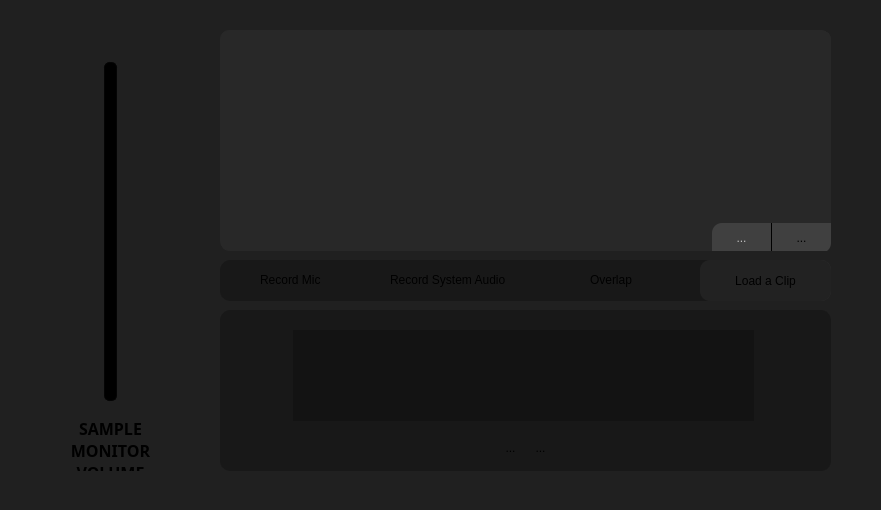
<?xml version="1.0" encoding="UTF-8"?>
<ui version="4.0">
 <class>SoundboardMenu</class>
 <widget class="QWidget" name="SoundboardMenu">
  <property name="geometry">
   <rect>
    <x>0</x>
    <y>0</y>
    <width>881</width>
    <height>510</height>
   </rect>
  </property>
  <property name="windowTitle">
   <string>Form</string>
  </property>
  <property name="styleSheet">
   <string notr="true">background: #202020;
font-family: &quot;Cascadia Code&quot;;
border: 0px;</string>
  </property>
  <widget class="QGroupBox" name="monitor">
   <property name="geometry">
    <rect>
     <x>40</x>
     <y>30</y>
     <width>141</width>
     <height>441</height>
    </rect>
   </property>
   <property name="styleSheet">
    <string notr="true"/>
   </property>
   <property name="title">
    <string/>
   </property>
   <widget class="QFrame" name="grooveOn">
    <property name="geometry">
     <rect>
      <x>10</x>
      <y>30</y>
      <width>121</width>
      <height>343</height>
     </rect>
    </property>
    <property name="styleSheet">
     <string notr="true">background-image: url(:/icons/sliderGrooveOn.png);</string>
    </property>
    <property name="frameShape">
     <enum>QFrame::StyledPanel</enum>
    </property>
    <property name="frameShadow">
     <enum>QFrame::Raised</enum>
    </property>
   </widget>
   <widget class="QFrame" name="grooveOff">
    <property name="geometry">
     <rect>
      <x>10</x>
      <y>30</y>
      <width>121</width>
      <height>343</height>
     </rect>
    </property>
    <property name="styleSheet">
     <string notr="true">background-image: url(:/icons/sliderGrooveOff.png);</string>
    </property>
    <property name="frameShape">
     <enum>QFrame::StyledPanel</enum>
    </property>
    <property name="frameShadow">
     <enum>QFrame::Raised</enum>
    </property>
   </widget>
   <widget class="QSlider" name="slider">
    <property name="geometry">
     <rect>
      <x>50</x>
      <y>0</y>
      <width>41</width>
      <height>403</height>
     </rect>
    </property>
    <property name="styleSheet">
     <string notr="true">QSlider { background: transparent; }

QSlider::groove:vertical {
	border: 1px solid #050505;
	border-radius: 5px;
	background-color: #000000;
	width: 11px;
	margin: 32px 32px;
}

QSlider::handle:vertical {
	image: url(:/icons/slider.png);
	height: -32px;
	margin: -32px -32px;
}
</string>
    </property>
    <property name="maximum">
     <number>100</number>
    </property>
    <property name="value">
     <number>0</number>
    </property>
    <property name="orientation">
     <enum>Qt::Vertical</enum>
    </property>
   </widget>
   <widget class="QLabel" name="label">
    <property name="geometry">
     <rect>
      <x>0</x>
      <y>390</y>
      <width>141</width>
      <height>61</height>
     </rect>
    </property>
    <property name="font">
     <font>
      <family>Cascadia Code</family>
      <pointsize>12</pointsize>
      <bold>true</bold>
     </font>
    </property>
    <property name="toolTip">
     <string>&lt;html&gt;&lt;head/&gt;&lt;body&gt;&lt;p&gt;Listen to your soundboard clips&lt;/p&gt;&lt;/body&gt;&lt;/html&gt;</string>
    </property>
    <property name="styleSheet">
     <string notr="true">background: transparent;</string>
    </property>
    <property name="text">
     <string>SAMPLE MONITOR VOLUME</string>
    </property>
    <property name="alignment">
     <set>Qt::AlignCenter</set>
    </property>
    <property name="wordWrap">
     <bool>true</bool>
    </property>
   </widget>
  </widget>
  <widget class="QGroupBox" name="hotkeys">
   <property name="geometry">
    <rect>
     <x>220</x>
     <y>30</y>
     <width>611</width>
     <height>221</height>
    </rect>
   </property>
   <property name="styleSheet">
    <string notr="true">QGroupBox {
	border: 1px solid #282828;
	border-radius: 10px;
	background: #282828;
	outline: 0;
}</string>
   </property>
   <property name="title">
    <string/>
   </property>
   <widget class="QListWidget" name="hotkeysList">
    <property name="geometry">
     <rect>
      <x>0</x>
      <y>0</y>
      <width>611</width>
      <height>161</height>
     </rect>
    </property>
    <property name="styleSheet">
     <string notr="true">QListWidget {
	border: 1px solid #282828;
	border-radius: 10px;
	background: #282828;
	outline: 0;
}

QListWidget::item:hover {
	background-color: #008080;
	border-radius: 10px;
}

QListWidget::item:selected {
	background-color: #006060;
	border-radius: 10px;
}
QListWidget::item:selected:!focus {
	background-color: #006060;
	border-radius: 10px;
}</string>
    </property>
    <property name="verticalScrollBarPolicy">
     <enum>Qt::ScrollBarAlwaysOff</enum>
    </property>
    <property name="horizontalScrollBarPolicy">
     <enum>Qt::ScrollBarAlwaysOff</enum>
    </property>
    <property name="editTriggers">
     <set>QAbstractItemView::NoEditTriggers</set>
    </property>
   </widget>
   <widget class="QToolButton" name="remove">
    <property name="enabled">
     <bool>false</bool>
    </property>
    <property name="geometry">
     <rect>
      <x>492</x>
      <y>193</y>
      <width>60</width>
      <height>30</height>
     </rect>
    </property>
    <property name="toolTip">
     <string>&lt;html&gt;&lt;head/&gt;&lt;body&gt;&lt;p&gt;Remove selected Hotkey&lt;/p&gt;&lt;/body&gt;&lt;/html&gt;</string>
    </property>
    <property name="styleSheet">
     <string notr="true">QToolButton {
	border: 0px;
	border-right: 1px solid #000000;
	background: #404040;
	border-top-left-radius: 10px;
}

QToolButton:hover {
	background: #505050;
}

QToolButton:pressed {
	background: #484848;
}
</string>
    </property>
    <property name="text">
     <string>...</string>
    </property>
    <property name="icon">
     <iconset resource="../appicon.qrc">
      <normaloff>:/icons/minus.png</normaloff>:/icons/minus.png</iconset>
    </property>
    <property name="iconSize">
     <size>
      <width>20</width>
      <height>30</height>
     </size>
    </property>
   </widget>
   <widget class="QToolButton" name="add">
    <property name="geometry">
     <rect>
      <x>551</x>
      <y>193</y>
      <width>60</width>
      <height>30</height>
     </rect>
    </property>
    <property name="toolTip">
     <string>&lt;html&gt;&lt;head/&gt;&lt;body&gt;&lt;p&gt;Add a new Hotkey&lt;/p&gt;&lt;/body&gt;&lt;/html&gt;</string>
    </property>
    <property name="styleSheet">
     <string notr="true">QToolButton {
	border: 0px;
	border-left: 1px solid #000000;
	background: #404040;
	border-bottom-right-radius: 10px;
}

QToolButton:hover {
	background: #505050;
}

QToolButton:pressed {
	background: #484848;
}</string>
    </property>
    <property name="text">
     <string>...</string>
    </property>
    <property name="icon">
     <iconset resource="../appicon.qrc">
      <normaloff>:/icons/add.png</normaloff>:/icons/add.png</iconset>
    </property>
    <property name="iconSize">
     <size>
      <width>20</width>
      <height>30</height>
     </size>
    </property>
   </widget>
  </widget>
  <widget class="QGroupBox" name="settings">
   <property name="geometry">
    <rect>
     <x>220</x>
     <y>260</y>
     <width>611</width>
     <height>41</height>
    </rect>
   </property>
   <property name="styleSheet">
    <string notr="true">QGroupBox{
border: 1px solid #282828;
border-radius: 10px;
background: #282828;
}</string>
   </property>
   <property name="title">
    <string/>
   </property>
   <widget class="QCheckBox" name="recordMic">
    <property name="geometry">
     <rect>
      <x>20</x>
      <y>7</y>
      <width>101</width>
      <height>26</height>
     </rect>
    </property>
    <property name="toolTip">
     <string>&lt;html&gt;&lt;head/&gt;&lt;body&gt;&lt;p&gt;Toggle recording of your voice&lt;/p&gt;&lt;/body&gt;&lt;/html&gt;</string>
    </property>
    <property name="styleSheet">
     <string notr="true">background: transparent;</string>
    </property>
    <property name="text">
     <string>Record Mic</string>
    </property>
   </widget>
   <widget class="QCheckBox" name="recordSys">
    <property name="geometry">
     <rect>
      <x>150</x>
      <y>7</y>
      <width>171</width>
      <height>26</height>
     </rect>
    </property>
    <property name="toolTip">
     <string>&lt;html&gt;&lt;head/&gt;&lt;body&gt;&lt;p&gt;Toggle recording of system audio, e.g. browser audio, Discord&lt;/p&gt;&lt;/body&gt;&lt;/html&gt;</string>
    </property>
    <property name="styleSheet">
     <string notr="true">background: transparent</string>
    </property>
    <property name="text">
     <string>Record System Audio</string>
    </property>
   </widget>
   <widget class="QPushButton" name="loadClip">
    <property name="geometry">
     <rect>
      <x>480</x>
      <y>0</y>
      <width>131</width>
      <height>41</height>
     </rect>
    </property>
    <property name="styleSheet">
     <string notr="true">QPushButton {
background-color: #383838;
border-radius: 10px;
}

QPushButton:hover {
background-color: #484848;
}

QPushButton:pressed {
background-color: #404040;
}</string>
    </property>
    <property name="text">
     <string>Load a Clip</string>
    </property>
   </widget>
   <widget class="QCheckBox" name="overlap">
    <property name="geometry">
     <rect>
      <x>350</x>
      <y>7</y>
      <width>91</width>
      <height>26</height>
     </rect>
    </property>
    <property name="toolTip">
     <string>&lt;html&gt;&lt;head/&gt;&lt;body&gt;&lt;p&gt;Toggle whether the sound overlaps each other, or cuts each other off&lt;/p&gt;&lt;/body&gt;&lt;/html&gt;</string>
    </property>
    <property name="styleSheet">
     <string notr="true">background: transparent</string>
    </property>
    <property name="text">
     <string>Overlap</string>
    </property>
   </widget>
  </widget>
  <widget class="QGroupBox" name="editor">
   <property name="geometry">
    <rect>
     <x>220</x>
     <y>310</y>
     <width>611</width>
     <height>161</height>
    </rect>
   </property>
   <property name="toolTip">
    <string>&lt;html&gt;&lt;head/&gt;&lt;body&gt;&lt;p&gt;Crop your clips&lt;/p&gt;&lt;/body&gt;&lt;/html&gt;</string>
   </property>
   <property name="styleSheet">
    <string notr="true">border: 1px solid #282828;
border-radius: 10px;
background: #282828;</string>
   </property>
   <property name="title">
    <string/>
   </property>
   <widget class="QGroupBox" name="waveform">
    <property name="geometry">
     <rect>
      <x>73</x>
      <y>20</y>
      <width>461</width>
      <height>91</height>
     </rect>
    </property>
    <property name="styleSheet">
     <string notr="true">background: #202020;
border-radius: 0px;
border: 0px;</string>
    </property>
    <property name="title">
     <string/>
    </property>
    <widget class="QWidget" name="leftCover" native="true">
     <property name="geometry">
      <rect>
       <x>0</x>
       <y>0</y>
       <width>0</width>
       <height>91</height>
      </rect>
     </property>
     <property name="styleSheet">
      <string notr="true">background-color: rgba(0, 0, 0, 100);
border: 0px;</string>
     </property>
    </widget>
    <widget class="QWidget" name="rightCover" native="true">
     <property name="geometry">
      <rect>
       <x>461</x>
       <y>0</y>
       <width>0</width>
       <height>91</height>
      </rect>
     </property>
     <property name="styleSheet">
      <string notr="true">background-color: rgba(0, 0, 0, 100);
border: 0px;</string>
     </property>
    </widget>
   </widget>
   <widget class="QSlider" name="startAt">
    <property name="geometry">
     <rect>
      <x>50</x>
      <y>101</y>
      <width>508</width>
      <height>20</height>
     </rect>
    </property>
    <property name="toolTip">
     <string>&lt;html&gt;&lt;head/&gt;&lt;body&gt;&lt;p&gt;Set the start position of the loaded clip&lt;/p&gt;&lt;/body&gt;&lt;/html&gt;</string>
    </property>
    <property name="styleSheet">
     <string notr="true">QSlider::handle:horizontal {
	image: url(:/icons/marker.png);
	margin: -24px -24px;
	width: -1px;
}

QSlider::groove:horizontal {
	background: transparent;
	border: 0px;
	margin: 24px 24px;
}

QSlider {
	border: 0px;
	background: transparent;
}</string>
    </property>
    <property name="maximum">
     <number>460</number>
    </property>
    <property name="value">
     <number>0</number>
    </property>
    <property name="orientation">
     <enum>Qt::Horizontal</enum>
    </property>
   </widget>
   <widget class="QSlider" name="endAt">
    <property name="geometry">
     <rect>
      <x>50</x>
      <y>10</y>
      <width>508</width>
      <height>20</height>
     </rect>
    </property>
    <property name="toolTip">
     <string>&lt;html&gt;&lt;head/&gt;&lt;body&gt;&lt;p&gt;Set the end position of the loaded clip&lt;/p&gt;&lt;/body&gt;&lt;/html&gt;</string>
    </property>
    <property name="styleSheet">
     <string notr="true">QSlider::handle:horizontal {
	image: url(:/icons/marker2.png);
	margin: -24px -24px;
	width: -1px;
}

QSlider::groove:horizontal {
	background: transparent;
	border: 0px;
	margin: 24px 24px;
}

QSlider {
	border: 0px;
	background: transparent;
}</string>
    </property>
    <property name="maximum">
     <number>460</number>
    </property>
    <property name="value">
     <number>460</number>
    </property>
    <property name="orientation">
     <enum>Qt::Horizontal</enum>
    </property>
   </widget>
   <widget class="QToolButton" name="play">
    <property name="geometry">
     <rect>
      <x>275</x>
      <y>122</y>
      <width>31</width>
      <height>31</height>
     </rect>
    </property>
    <property name="toolTip">
     <string>&lt;html&gt;&lt;head/&gt;&lt;body&gt;&lt;p&gt;Play the selected clip&lt;/p&gt;&lt;/body&gt;&lt;/html&gt;</string>
    </property>
    <property name="styleSheet">
     <string notr="true">QToolButton { border-radius: 5px; }
QToolButton:hover { background-color: #404040; }
QToolButton:pressed { background-color: #303030; }</string>
    </property>
    <property name="text">
     <string>...</string>
    </property>
    <property name="icon">
     <iconset resource="../appicon.qrc">
      <normaloff>:/icons/play.png</normaloff>:/icons/play.png</iconset>
    </property>
    <property name="iconSize">
     <size>
      <width>30</width>
      <height>30</height>
     </size>
    </property>
   </widget>
   <widget class="QToolButton" name="stop">
    <property name="geometry">
     <rect>
      <x>305</x>
      <y>122</y>
      <width>31</width>
      <height>31</height>
     </rect>
    </property>
    <property name="toolTip">
     <string>&lt;html&gt;&lt;head/&gt;&lt;body&gt;&lt;p&gt;Stop all playing clips&lt;/p&gt;&lt;/body&gt;&lt;/html&gt;</string>
    </property>
    <property name="styleSheet">
     <string notr="true">QToolButton { border-radius: 5px; }
QToolButton:hover { background-color: #404040; }
QToolButton:pressed { background-color: #303030; }</string>
    </property>
    <property name="text">
     <string>...</string>
    </property>
    <property name="icon">
     <iconset resource="../appicon.qrc">
      <normaloff>:/icons/stop.png</normaloff>:/icons/stop.png</iconset>
    </property>
    <property name="iconSize">
     <size>
      <width>30</width>
      <height>30</height>
     </size>
    </property>
   </widget>
  </widget>
  <widget class="QWidget" name="overlaySettings" native="true">
   <property name="geometry">
    <rect>
     <x>220</x>
     <y>260</y>
     <width>611</width>
     <height>41</height>
    </rect>
   </property>
   <property name="styleSheet">
    <string notr="true">border-radius: 10px;
background: rgba(0,0,0,100);</string>
   </property>
  </widget>
  <widget class="QWidget" name="overlayEditor" native="true">
   <property name="geometry">
    <rect>
     <x>220</x>
     <y>310</y>
     <width>611</width>
     <height>161</height>
    </rect>
   </property>
   <property name="styleSheet">
    <string notr="true">border-radius: 10px;
background: rgba(0,0,0,100);</string>
   </property>
  </widget>
 </widget>
 <resources>
  <include location="../appicon.qrc"/>
 </resources>
 <connections/>
</ui>
